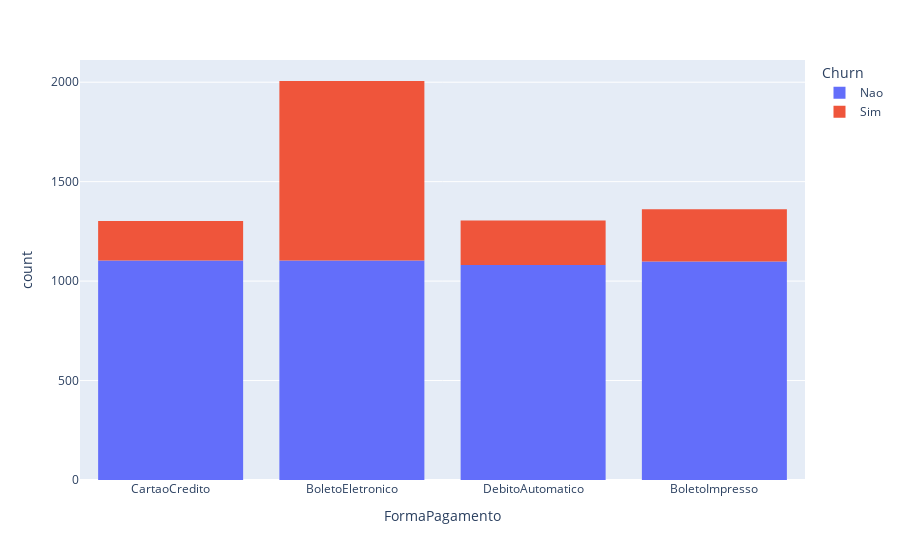

Write notebook code for a chart like this one.
### Code cell
grafico = px.histogram(df, x = 'FormaPagamento', color = 'Churn')
grafico.show()

### Figure 1 — Plotly figure (JSON) as saved in the notebook; plotly's stock layout.template omitted (floating-point values rounded to 4 significant figures; data arrays with more than 128 entries replaced by an {"elided": "..."} marker saying what was removed)
{"data": [{"alignmentgroup": "True", "bingroup": "x", "hovertemplate": "Churn=Nao<br>FormaPagamento=%{x}<br>count=%{y}<extra></extra>", "legendgroup": "Nao", "marker": {"color": "#636efa", "pattern": {"shape": ""}}, "name": "Nao", "offsetgroup": "Nao", "orientation": "v", "showlegend": true, "type": "histogram", "x": {"elided": "4387 str values"}, "xaxis": "x", "yaxis": "y"}, {"alignmentgroup": "True", "bingroup": "x", "hovertemplate": "Churn=Sim<br>FormaPagamento=%{x}<br>count=%{y}<extra></extra>", "legendgroup": "Sim", "marker": {"color": "#EF553B", "pattern": {"shape": ""}}, "name": "Sim", "offsetgroup": "Sim", "orientation": "v", "showlegend": true, "type": "histogram", "x": {"elided": "1587 str values"}, "xaxis": "x", "yaxis": "y"}], "layout": {"barmode": "relative", "legend": {"title": {"text": "Churn"}, "tracegroupgap": 0}, "margin": {"t": 60}, "xaxis": {"anchor": "y", "domain": [0, 1], "title": {"text": "FormaPagamento"}}, "yaxis": {"anchor": "x", "domain": [0, 1], "title": {"text": "count"}}}}
